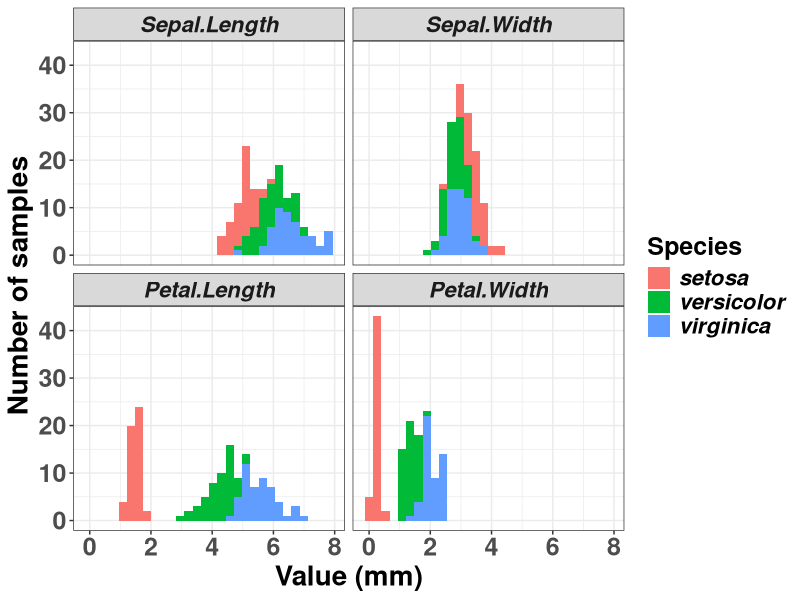
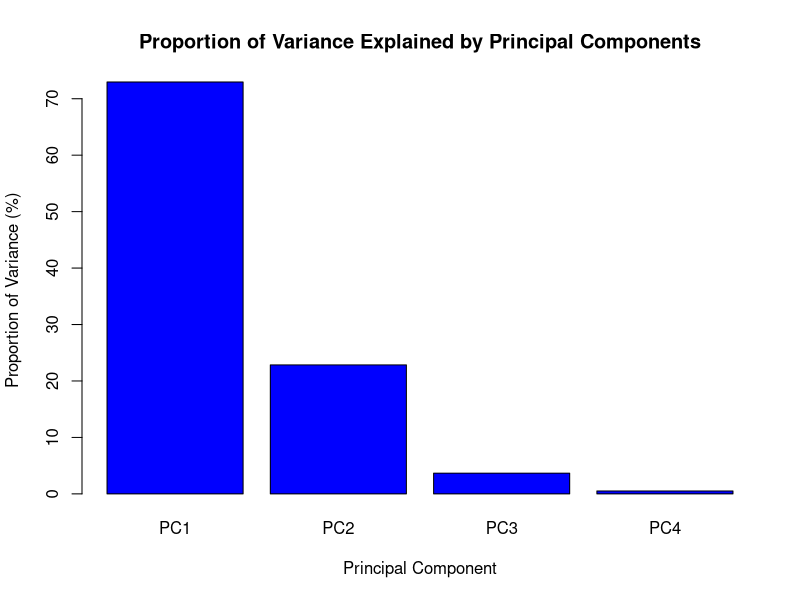

Recreate these plots in R, in order.

####################################################################
########## First PCA section of Iris flower dataset ################
####################################################################

# Libraries
library(data.table)
library(ggplot2)
library(patchwork)
#library(ggforce) # install.packages("ggforce")
#library(zoo) # install.packages("zoo")
#library(ggrepel) # install.packages("ggrepel")

# Load Iris flower dataset
data(iris)

# Convert to data.frame object
iris.dt <- data.table(iris)

# YOUR TURN: make the data from wide --> long
irisL <- melt(data=iris.dt, id.vars="Species")

# Plot data in facets
ggplot(data=irisL,
       aes(x=value,
           fill=Species)) +
  geom_histogram(bins=30) +
  facet_wrap(~variable, nrow = 2) +
  theme_bw() +
  labs(x="Value (mm)",
       y="Number of samples") +
  theme(strip.text = element_text(face="bold.italic", size=16),
        title = element_text(size=18, face="bold"),
        legend.text = element_text(size=16, face="bold.italic"),
        legend.title = element_text(face="bold", size=18),
        axis.text.x = element_text(face="bold", size=18),
        axis.text.y = element_text(face="bold", size=18),
        axis.title.x = element_text(face="bold", size=20),
        axis.title.y = element_text(face="bold", size=20),
        axis.title = element_text(face="bold", size=20))

# Normalize the data using scale() function with centering and scaling
normalized_data <- scale(iris.dt[,-5], center = TRUE, scale = TRUE)

# Perform PCA on the normalized data
iris.pca <- prcomp(normalized_data)
summary(iris.pca)

# look inside the iris.pca object
str(iris.pca)
pca.dt <- data.table(PC1=iris.pca$x[,1], PC2=iris.pca$x[,2], species=iris.dt$Species)
pca.dt

# Your turn: Scatter plot of the first two PCs colored by species

# How much variation does the PCs contribute to?
# Lets make a scree plot to investigate.
summ.pca <- summary(iris.pca)
prop.var <- data.table(var=c(summ.pca$importance[2,]*100),
                       PC=colnames(summ.pca$importance))

# Basic scree plot
barplot(prop.var$var, names.arg = prop.var$PC,
        xlab = "Principal Component",
        ylab = "Proportion of Variance (%)",
        main = "Proportion of Variance Explained by Principal Components",
        col = "blue")
